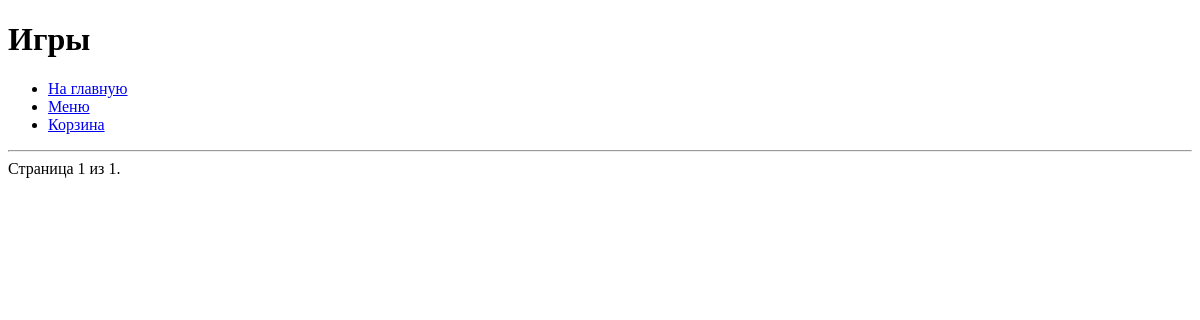
The page /platform/news on the database as committed earlier.
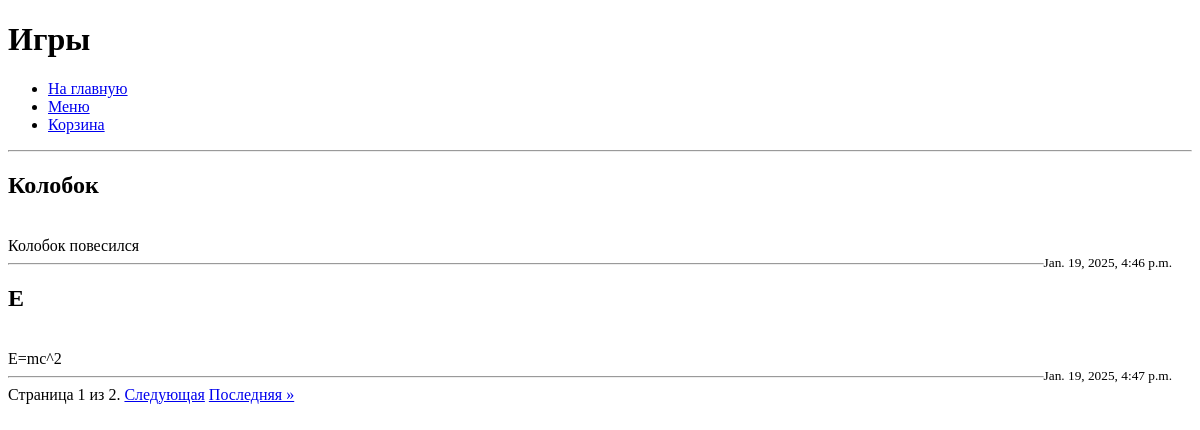
The same page on the database as committed later.
### task1/models.py (models this page shows)
class News(models.Model):
    title = models.CharField(max_length=50)
    content = models.TextField()
    date = models.DateTimeField(auto_now_add=True)

### task1/views.py (the view)
# urls.py: path('platform/news', news)
def news(request):
    news = News.objects.all().order_by('date')
    paginator = Paginator(news, 2)
    page_number = request.GET.get('page')
    page_obj = paginator.get_page(page_number)
    return render(request, 'news.html', {'news': page_obj})

### templates/news/news.html (shortened to what this page needs)
{% extends 'base.html' %}
{% block pagename %}<h1>Игры</h1>{% endblock %}
{% block menu %}{{ block.super }}{% endblock %}
{% block content %}
    <hr>
    {% for new in news %}
        <h2>{{ new.title }}</h2>
        <br>
        {{ new.content }}
        <br>
        <small style="float: right; margin-right: 20px;">{{ new.date }}</small>
        <hr>
    {% endfor %}
    <div class="pagination">
        <span class="step-links">
            <span class="current">
                Страница {{ news.number }} из {{ news.paginator.num_pages }}.
            </span>
            {% if news.has_next %}
                <a href="?page={{ news.next_page_number }}">Следующая</a>
                <a href="?page={{ news.paginator.num_pages }}">Последняя &raquo;</a>
            {% endif %}
        </span>
    </div>
{% endblock %}

Rows that differ between the two databases and show on the page:
added News: title "Колобок", content "Колобок повесился", date "Jan. 19, 2025, 4:46 p.m."
added News: title "E", content "E=mc^2", date "Jan. 19, 2025, 4:47 p.m."
Other text that changed with them:
{{ news.paginator.num_pages }}: "1" → "2"
text now shown: "Следующая Последняя »"
